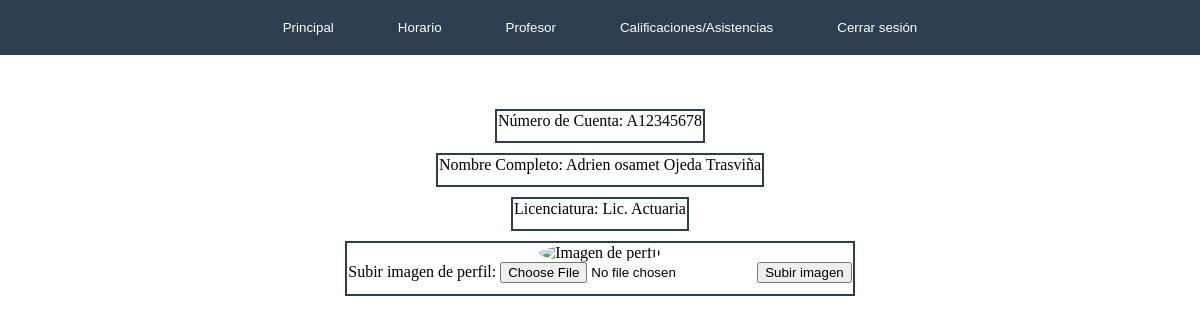
Screenshot of /perfiles/A_principal.php (signed in) with the database file from the repository.
### tables this page shows
CREATE TABLE usuarios (
    id INT AUTO_INCREMENT PRIMARY KEY,
    nombre VARCHAR(255),
    ApellidoP VARCHAR(255),
    APELLIDOM VARCHAR(255),
    CALLE VARCHAR(255),
    DELEGACION VARCHAR(255),
    COLONIA VARCHAR(255),
    TELEFONO VARCHAR(255),
    FECHA_NAC DATE,
    password VARCHAR(255),
    Licenciatura VARCHAR(255),
    numero_cuenta VARCHAR(20) UNIQUE, 
    rol VARCHAR(20),
    ruta_imagen VARCHAR(255),
    estado BOOLEAN NOT NULL DEFAULT 1,
    id_materia INT,  
    id_horario INT
);

### perfiles/A_principal.php (the view, shortened to what this page needs)
<?php
$conexion = new mysqli("localhost", "root", "", "proyectoimplantacion");
$idUsuario = $_SESSION['usuario']['id'];
$sql = "SELECT * FROM usuarios WHERE id = $idUsuario";
$resultado = $conexion->query($sql);
if ($resultado->num_rows > 0) {
    $fila = $resultado->fetch_assoc();
    $nombreCompleto = $fila['nombre'] . ' ' . $fila['ApellidoP'] . ' ' . $fila['APELLIDOM'];
    $numeroCuenta = $fila['numero_cuenta'];
    $licenciatura = isset($_SESSION['usuario']['Licenciatura']) ? $_SESSION['usuario']['Licenciatura'] : 'Sin seleccionar';
} else {
    echo "No se encontraron datos del usuario.";
}
?>
<!DOCTYPE html>
<html lang="es">
<head>
    <link rel="stylesheet" href="/Proyecto_implantacion/css/A_principal.css">
</head>
<body>
    <div class="container">
        <a href="A_principal.php"><button>Principal</button></a>
        <a href="A_horario.php"><button>Horario</button></a>
        <a href="A_profesor.php"><button>Profesor</button></a>
        <a href="A_calificacion.php"><button>Calificaciones/Asistencias</button></a>
        <a href="../PreRegistro/cerrar-sesion.php"><button>Cerrar sesión</button></a>
    </div>
    <br>
    <br>
    <br>
    <div class="info-alumno-container">
        <div class="info-alumno">
            <div class="info-item-container">
                <div class="info-item">
                    Número de Cuenta:
                    <?php echo $numeroCuenta; ?>
                </div>
            </div>
            <div class="info-item-container">
                <div class="info-item">
                    Nombre Completo:
                    <?php echo $nombreCompleto; ?>
                </div>
            </div>
            <div class="info-item-container">
                <div class="info-item">
                    Licenciatura:
                    <?php echo $licenciatura; ?>
                </div>
            </div>
            <div class="info-item-container image-container">
                <div class="info-item">
                    <img src="mostrar_imagen.php" alt="Imagen de perfil" class="profile-image">
                    <form action="procesar_imagen.php" method="post" enctype="multipart/form-data">
                <label for="imagen">Subir imagen de perfil:</label>
                <input type="file" name="imagen" id="imagen" accept="image/*">
                <input type="submit" value="Subir imagen">
            </form>
                </div>
            </div>
        </div>
    </div>
</body>
</html>

### css/A_Principal.css (style rules this page uses)
body { margin: 0; padding: 0; }
.container { background-color: #2c3e50; text-align: center; padding: 10px; }
.container a { text-decoration: none; margin: 0 10px; color: white; }
button { background-color: #2c3e50; color: white; border: none; padding: 10px 20px; cursor: pointer; }
.info-alumno-container { text-align: center; }
.info-alumno { display: flex; flex-direction: column; align-items: center; justify-content: center; }
.info-item { margin-bottom: 10px; }
.info-item-container { border: 2px solid #2c3e50; padding: 1px; margin-bottom: 10px; }
.profile-image { border-radius: 50%; }

### rows the page displays
usuarios: numero_cuenta "A12345678", nombreCompleto "Adrien osamet Ojeda Trasviña"

### other values shown
$licenciatura "Lic. Actuaria"
